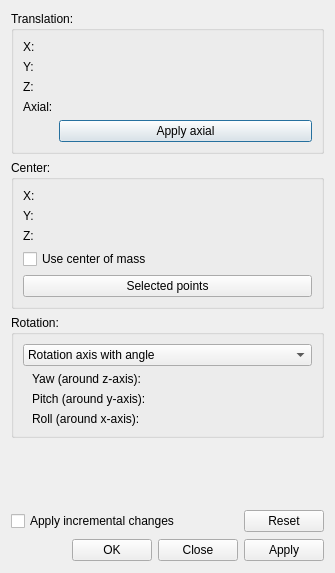
<?xml version="1.0" encoding="UTF-8"?>
<ui version="4.0">
 <class>Gui::Dialog::Placement</class>
 <widget class="QDialog" name="Gui::Dialog::Placement">
  <property name="geometry">
   <rect>
    <x>0</x>
    <y>0</y>
    <width>335</width>
    <height>573</height>
   </rect>
  </property>
  <property name="sizePolicy">
   <sizepolicy hsizetype="Ignored" vsizetype="Preferred">
    <horstretch>0</horstretch>
    <verstretch>0</verstretch>
   </sizepolicy>
  </property>
  <property name="windowTitle">
   <string>Placement</string>
  </property>
  <layout class="QVBoxLayout" name="verticalLayout">
   <item>
    <widget class="QGroupBox" name="GroupBox5">
     <property name="title">
      <string>Translation:</string>
     </property>
     <layout class="QGridLayout">
      <property name="margin">
       <number>9</number>
      </property>
      <property name="spacing">
       <number>6</number>
      </property>
      <item row="0" column="0">
       <widget class="QLabel" name="TextLabelX">
        <property name="sizePolicy">
         <sizepolicy hsizetype="Fixed" vsizetype="Fixed">
          <horstretch>0</horstretch>
          <verstretch>0</verstretch>
         </sizepolicy>
        </property>
        <property name="text">
         <string>X:</string>
        </property>
       </widget>
      </item>
      <item row="0" column="1">
       <widget class="Gui::QuantitySpinBox" name="xPos"/>
      </item>
      <item row="2" column="0">
       <widget class="QLabel" name="TextLabelY">
        <property name="sizePolicy">
         <sizepolicy hsizetype="Fixed" vsizetype="Fixed">
          <horstretch>0</horstretch>
          <verstretch>0</verstretch>
         </sizepolicy>
        </property>
        <property name="text">
         <string>Y:</string>
        </property>
       </widget>
      </item>
      <item row="2" column="1">
       <widget class="Gui::QuantitySpinBox" name="yPos"/>
      </item>
      <item row="3" column="0">
       <widget class="QLabel" name="TextLabelZ">
        <property name="sizePolicy">
         <sizepolicy hsizetype="Fixed" vsizetype="Fixed">
          <horstretch>0</horstretch>
          <verstretch>0</verstretch>
         </sizepolicy>
        </property>
        <property name="text">
         <string>Z:</string>
        </property>
       </widget>
      </item>
      <item row="3" column="1">
       <widget class="Gui::QuantitySpinBox" name="zPos"/>
      </item>
      <item row="4" column="0">
       <widget class="QLabel" name="TextLabelAxial">
        <property name="sizePolicy">
         <sizepolicy hsizetype="Fixed" vsizetype="Fixed">
          <horstretch>0</horstretch>
          <verstretch>0</verstretch>
         </sizepolicy>
        </property>
        <property name="text">
         <string>Axial:</string>
        </property>
       </widget>
      </item>
      <item row="4" column="1">
       <widget class="Gui::QuantitySpinBox" name="axialPos"/>
      </item>
      <item row="5" column="1">
       <widget class="QPushButton" name="applyAxial">
        <property name="toolTip">
         <string>Shift click for opposite direction</string>
        </property>
        <property name="text">
         <string>Apply axial</string>
        </property>
       </widget>
      </item>
     </layout>
    </widget>
   </item>
   <item>
    <widget class="QGroupBox" name="GroupBox5_3">
     <property name="title">
      <string>Center:</string>
     </property>
     <layout class="QGridLayout">
      <property name="margin">
       <number>9</number>
      </property>
      <property name="spacing">
       <number>6</number>
      </property>
      <item row="0" column="0">
       <widget class="QLabel" name="TextLabelX_2">
        <property name="sizePolicy">
         <sizepolicy hsizetype="Fixed" vsizetype="Fixed">
          <horstretch>0</horstretch>
          <verstretch>0</verstretch>
         </sizepolicy>
        </property>
        <property name="text">
         <string>X:</string>
        </property>
       </widget>
      </item>
      <item row="0" column="1">
       <widget class="Gui::QuantitySpinBox" name="xCnt"/>
      </item>
      <item row="1" column="0">
       <widget class="QLabel" name="TextLabelY_2">
        <property name="sizePolicy">
         <sizepolicy hsizetype="Fixed" vsizetype="Fixed">
          <horstretch>0</horstretch>
          <verstretch>0</verstretch>
         </sizepolicy>
        </property>
        <property name="text">
         <string>Y:</string>
        </property>
       </widget>
      </item>
      <item row="1" column="1">
       <widget class="Gui::QuantitySpinBox" name="yCnt"/>
      </item>
      <item row="2" column="0">
       <widget class="QLabel" name="TextLabelZ_5">
        <property name="sizePolicy">
         <sizepolicy hsizetype="Fixed" vsizetype="Fixed">
          <horstretch>0</horstretch>
          <verstretch>0</verstretch>
         </sizepolicy>
        </property>
        <property name="text">
         <string>Z:</string>
        </property>
       </widget>
      </item>
      <item row="2" column="1">
       <widget class="Gui::QuantitySpinBox" name="zCnt"/>
      </item>
      <item row="3" column="0" colspan="2">
       <widget class="QCheckBox" name="centerOfMass">
        <property name="text">
         <string>Use center of mass</string>
        </property>
       </widget>
      </item>
      <item row="4" column="0" colspan="2">
       <widget class="QPushButton" name="selectedVertex">
        <property name="text">
         <string>Selected points</string>
        </property>
       </widget>
      </item>
     </layout>
    </widget>
   </item>
   <item>
    <widget class="QGroupBox" name="GroupBox5_2">
     <property name="title">
      <string>Rotation:</string>
     </property>
     <layout class="QGridLayout">
      <property name="margin">
       <number>9</number>
      </property>
      <property name="spacing">
       <number>6</number>
      </property>
      <item row="0" column="0">
       <widget class="QComboBox" name="rotationInput">
        <item>
         <property name="text">
          <string>Rotation axis with angle</string>
         </property>
        </item>
        <item>
         <property name="text">
          <string>Euler angles (zy'x'')</string>
         </property>
        </item>
       </widget>
      </item>
     <item row="1" column="0">
       <widget class="QStackedWidget" name="stackedWidget">
        <property name="currentIndex">
         <number>1</number>
        </property>
        <widget class="QWidget" name="page">
         <layout class="QGridLayout">
          <property name="leftMargin">
           <number>9</number>
          </property>
          <property name="topMargin">
           <number>0</number>
          </property>
          <property name="rightMargin">
           <number>9</number>
          </property>
          <property name="bottomMargin">
           <number>0</number>
          </property>
          <property name="spacing">
           <number>6</number>
          </property>
          <item row="0" column="0">
           <layout class="QGridLayout">
            <property name="margin">
             <number>0</number>
            </property>
            <property name="spacing">
             <number>6</number>
            </property>
            <item row="0" column="0">
             <widget class="QLabel" name="TextLabelAxis">
              <property name="sizePolicy">
               <sizepolicy hsizetype="Fixed" vsizetype="Fixed">
                <horstretch>0</horstretch>
                <verstretch>0</verstretch>
               </sizepolicy>
              </property>
              <property name="text">
               <string>Axis:</string>
              </property>
             </widget>
            </item>
            <item row="0" column="1">
             <widget class="Gui::QuantitySpinBox" name="xAxis"/>
            </item>
            <item row="1" column="1">
             <widget class="Gui::QuantitySpinBox" name="yAxis"/>
            </item>
            <item row="2" column="1">
             <widget class="Gui::QuantitySpinBox" name="zAxis"/>
            </item>
            <item row="3" column="0">
             <widget class="QLabel" name="textLabelAngle">
              <property name="sizePolicy">
               <sizepolicy hsizetype="Fixed" vsizetype="Fixed">
                <horstretch>0</horstretch>
                <verstretch>0</verstretch>
               </sizepolicy>
              </property>
              <property name="text">
               <string>Angle:</string>
              </property>
             </widget>
            </item>
            <item row="3" column="1">
             <widget class="Gui::QuantitySpinBox" name="angle"/>
            </item>
           </layout>
          </item>
         </layout>
        </widget>
        <widget class="QWidget" name="page_3">
         <layout class="QGridLayout">
          <property name="leftMargin">
           <number>9</number>
          </property>
          <property name="topMargin">
           <number>0</number>
          </property>
          <property name="rightMargin">
           <number>9</number>
          </property>
          <property name="bottomMargin">
           <number>0</number>
          </property>
          <property name="spacing">
           <number>6</number>
          </property>
          <item row="0" column="0">
           <layout class="QGridLayout">
            <property name="margin">
             <number>0</number>
            </property>
            <property name="spacing">
             <number>6</number>
            </property>
            <item row="0" column="0">
             <widget class="QLabel" name="TextLabelZ_2">
              <property name="sizePolicy">
               <sizepolicy hsizetype="Fixed" vsizetype="Fixed">
                <horstretch>0</horstretch>
                <verstretch>0</verstretch>
               </sizepolicy>
              </property>
              <property name="text">
               <string>Yaw (around z-axis):</string>
              </property>
             </widget>
            </item>
            <item row="0" column="1">
             <widget class="Gui::QuantitySpinBox" name="yawAngle">
              <property name="toolTip">
               <string>Yaw (around z-axis)</string>
              </property>
             </widget>
            </item>
            <item row="1" column="0">
             <widget class="QLabel" name="TextLabelZ_3">
              <property name="sizePolicy">
               <sizepolicy hsizetype="Fixed" vsizetype="Fixed">
                <horstretch>0</horstretch>
                <verstretch>0</verstretch>
               </sizepolicy>
              </property>
              <property name="text">
               <string>Pitch (around y-axis):</string>
              </property>
             </widget>
            </item>
            <item row="1" column="1">
             <widget class="Gui::QuantitySpinBox" name="pitchAngle">
              <property name="toolTip">
               <string>Pitch (around y-axis)</string>
              </property>
             </widget>
            </item>
            <item row="2" column="0">
             <widget class="QLabel" name="TextLabelZ_4">
              <property name="sizePolicy">
               <sizepolicy hsizetype="Fixed" vsizetype="Fixed">
                <horstretch>0</horstretch>
                <verstretch>0</verstretch>
               </sizepolicy>
              </property>
              <property name="text">
               <string>Roll (around x-axis):</string>
              </property>
             </widget>
            </item>
            <item row="2" column="1">
             <widget class="Gui::QuantitySpinBox" name="rollAngle">
              <property name="toolTip">
               <string>Roll (around the x-axis)</string>
              </property>
             </widget>
            </item>
           </layout>
          </item>
         </layout>
        </widget>
        <widget class="QWidget" name="page_2"/>
       </widget>
      </item>
      </layout>
    </widget>
   </item>
   <item>
    <spacer name="vSpacer">
     <property name="orientation">
      <enum>Qt::Vertical</enum>
     </property>
     <property name="sizeHint" stdset="0">
      <size>
       <width>20</width>
       <height>41</height>
      </size>
     </property>
    </spacer>
   </item>
   <item>
    <layout class="QHBoxLayout" name="horizontalLayout">
     <item>
      <widget class="QCheckBox" name="applyIncrementalPlacement">
       <property name="sizePolicy">
        <sizepolicy hsizetype="Fixed" vsizetype="Fixed">
         <horstretch>1</horstretch>
         <verstretch>0</verstretch>
        </sizepolicy>
       </property>
       <property name="text">
        <string>Apply incremental changes</string>
       </property>
      </widget>
     </item>
     <item>
      <spacer name="hSpacer">
       <property name="orientation">
        <enum>Qt::Horizontal</enum>
       </property>
       <property name="sizeHint" stdset="0">
        <size>
         <width>78</width>
         <height>22</height>
        </size>
       </property>
      </spacer>
     </item>
     <item>
      <widget class="QPushButton" name="resetButton">
       <property name="text">
        <string>Reset</string>
       </property>
      </widget>
     </item>
    </layout>
   </item>
   <item>
    <layout class="QHBoxLayout" name="buttonBoxLayout">
     <item>
      <spacer name="buttonBoxSpacer">
       <property name="orientation">
        <enum>Qt::Horizontal</enum>
       </property>
       <property name="sizeType">
        <enum>QSizePolicy::Expanding</enum>
       </property>
       <property name="sizeHint" stdset="0">
        <size>
         <width>88</width>
         <height>24</height>
        </size>
       </property>
      </spacer>
     </item>
     <item>
      <widget class="QPushButton" name="oKButton">
       <property name="text">
        <string>OK</string>
       </property>
      </widget>
     </item>
     <item>
      <widget class="QPushButton" name="closeButton">
       <property name="text">
        <string>Close</string>
       </property>
      </widget>
     </item>
     <item>
      <widget class="QPushButton" name="applyButton">
       <property name="text">
        <string>Apply</string>
       </property>
      </widget>
     </item>
    </layout>
   </item>
  </layout>
 </widget>
 <layoutdefault spacing="6" margin="11"/>
 <customwidgets>
  <customwidget>
   <class>Gui::QuantitySpinBox</class>
   <extends>QWidget</extends>
   <header>Gui/QuantitySpinBox.h</header>
  </customwidget>
 </customwidgets>
 <tabstops>
  <tabstop>rotationInput</tabstop>
  <tabstop>xAxis</tabstop>
  <tabstop>yAxis</tabstop>
  <tabstop>zAxis</tabstop>
  <tabstop>applyIncrementalPlacement</tabstop>
  <tabstop>oKButton</tabstop>
  <tabstop>applyButton</tabstop>
  <tabstop>closeButton</tabstop>
 </tabstops>
 <resources/>
 <connections>
  <connection>
   <sender>oKButton</sender>
   <signal>clicked()</signal>
   <receiver>Gui::Dialog::Placement</receiver>
   <slot>accept()</slot>
   <hints>
    <hint type="sourcelabel">
     <x>164</x>
     <y>252</y>
    </hint>
    <hint type="destinationlabel">
     <x>8</x>
     <y>28</y>
    </hint>
   </hints>
  </connection>
  <connection>
   <sender>closeButton</sender>
   <signal>clicked()</signal>
   <receiver>Gui::Dialog::Placement</receiver>
   <slot>reject()</slot>
   <hints>
    <hint type="sourcelabel">
     <x>354</x>
     <y>252</y>
    </hint>
    <hint type="destinationlabel">
     <x>291</x>
     <y>179</y>
    </hint>
   </hints>
  </connection>
  <connection>
   <sender>rotationInput</sender>
   <signal>activated(int)</signal>
   <receiver>stackedWidget</receiver>
   <slot>setCurrentIndex(int)</slot>
   <hints>
    <hint type="sourcelabel">
     <x>254</x>
     <y>51</y>
    </hint>
    <hint type="destinationlabel">
     <x>278</x>
     <y>94</y>
    </hint>
   </hints>
  </connection>
 </connections>
</ui>
